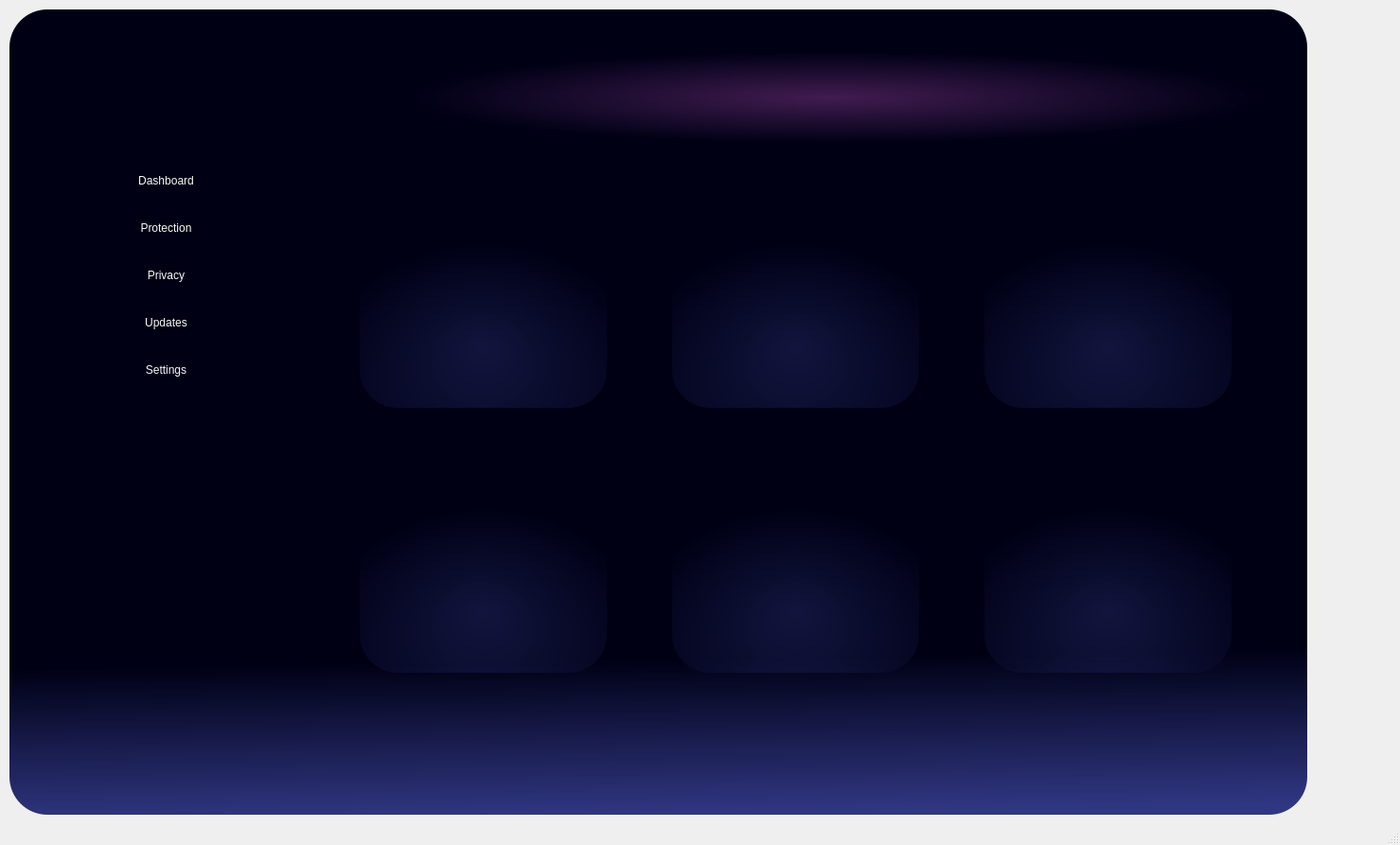
<?xml version="1.0" encoding="UTF-8"?>
<ui version="4.0">
 <class>MainWindow</class>
 <widget class="QMainWindow" name="MainWindow">
  <property name="geometry">
   <rect>
    <x>0</x>
    <y>0</y>
    <width>1479</width>
    <height>893</height>
   </rect>
  </property>
  <property name="windowTitle">
   <string>MainWindow</string>
  </property>
  <property name="styleSheet">
   <string notr="true">QPushButton#pushbutton{
	border-radius:30px;
}</string>
  </property>
  <widget class="QWidget" name="centralwidget">
   <widget class="QWidget" name="Background" native="true">
    <property name="geometry">
     <rect>
      <x>10</x>
      <y>10</y>
      <width>1371</width>
      <height>851</height>
     </rect>
    </property>
    <property name="styleSheet">
     <string notr="true">border-radius:10px;
background-color: qlineargradient(spread:pad, x1:0.477, y1:1, x2:0.472, y2:0.807227, stop:0 rgba(48, 55, 130, 255), stop:1 rgba(0, 0, 21, 255));
border-radius:40px;

</string>
    </property>
    <widget class="QLabel" name="Background_image">
     <property name="geometry">
      <rect>
       <x>0</x>
       <y>0</y>
       <width>1371</width>
       <height>771</height>
      </rect>
     </property>
     <property name="styleSheet">
      <string notr="true">background-color: transparent;
border-radius:40px;
</string>
     </property>
     <property name="text">
      <string/>
     </property>
     <property name="pixmap">
      <pixmap>background2.png</pixmap>
     </property>
     <property name="scaledContents">
      <bool>true</bool>
     </property>
    </widget>
    <widget class="QPushButton" name="Home_button">
     <property name="geometry">
      <rect>
       <x>40</x>
       <y>160</y>
       <width>251</width>
       <height>41</height>
      </rect>
     </property>
     <property name="styleSheet">
      <string notr="true">font:9pt &quot;Long Fox&quot;;
background-color:rgba(0,0,0,15);
color:#f9f9f9;
border-radius:20px;</string>
     </property>
     <property name="text">
      <string>Dashboard</string>
     </property>
     <property name="icon">
      <iconset resource="../Resturent App/Resources.qrc">
       <normaloff>:/Svg White/Svg/Home.svg</normaloff>:/Svg White/Svg/Home.svg</iconset>
     </property>
     <property name="iconSize">
      <size>
       <width>30</width>
       <height>30</height>
      </size>
     </property>
     <property name="checkable">
      <bool>true</bool>
     </property>
    </widget>
    <widget class="QPushButton" name="Home_button_2">
     <property name="geometry">
      <rect>
       <x>40</x>
       <y>210</y>
       <width>251</width>
       <height>41</height>
      </rect>
     </property>
     <property name="styleSheet">
      <string notr="true">font:9pt &quot;Long Fox&quot;;
background-color:rgba(0,0,0,15);
color:#f9f9f9;
border-radius:20px;</string>
     </property>
     <property name="text">
      <string>Protection</string>
     </property>
     <property name="icon">
      <iconset resource="../Resturent App/Resources.qrc">
       <normaloff>:/Svg White/Svg/Notifications.svg</normaloff>:/Svg White/Svg/Notifications.svg</iconset>
     </property>
     <property name="iconSize">
      <size>
       <width>30</width>
       <height>30</height>
      </size>
     </property>
     <property name="checkable">
      <bool>true</bool>
     </property>
    </widget>
    <widget class="QPushButton" name="Home_button_3">
     <property name="geometry">
      <rect>
       <x>40</x>
       <y>260</y>
       <width>251</width>
       <height>41</height>
      </rect>
     </property>
     <property name="styleSheet">
      <string notr="true">font:9pt &quot;Long Fox&quot;;
background-color:rgba(0,0,0,15);
color:#f9f9f9;
border-radius:20px;</string>
     </property>
     <property name="text">
      <string>Privacy</string>
     </property>
     <property name="icon">
      <iconset resource="../Resturent App/Resources.qrc">
       <normaloff>:/Svg White/Svg/Services.svg</normaloff>:/Svg White/Svg/Services.svg</iconset>
     </property>
     <property name="iconSize">
      <size>
       <width>30</width>
       <height>30</height>
      </size>
     </property>
     <property name="checkable">
      <bool>true</bool>
     </property>
    </widget>
    <widget class="QPushButton" name="Home_button_4">
     <property name="geometry">
      <rect>
       <x>40</x>
       <y>310</y>
       <width>251</width>
       <height>41</height>
      </rect>
     </property>
     <property name="styleSheet">
      <string notr="true">font:9pt &quot;Long Fox&quot;;
background-color:rgba(0,0,0,15);
color:#f9f9f9;
border-radius:20px;</string>
     </property>
     <property name="text">
      <string>Updates</string>
     </property>
     <property name="icon">
      <iconset resource="../Resturent App/Resources.qrc">
       <normaloff>:/Svg White/Svg/Payments.svg</normaloff>:/Svg White/Svg/Payments.svg</iconset>
     </property>
     <property name="iconSize">
      <size>
       <width>30</width>
       <height>30</height>
      </size>
     </property>
     <property name="checkable">
      <bool>true</bool>
     </property>
    </widget>
    <widget class="QPushButton" name="Home_button_5">
     <property name="geometry">
      <rect>
       <x>40</x>
       <y>360</y>
       <width>251</width>
       <height>41</height>
      </rect>
     </property>
     <property name="styleSheet">
      <string notr="true">font:9pt &quot;Long Fox&quot;;
background-color:rgba(0,0,0,15);
color:#f9f9f9;
border-radius:20px;</string>
     </property>
     <property name="text">
      <string>Settings</string>
     </property>
     <property name="icon">
      <iconset resource="../Resturent App/Resources.qrc">
       <normaloff>:/Svg White/Svg/Settings.svg</normaloff>:/Svg White/Svg/Settings.svg</iconset>
     </property>
     <property name="iconSize">
      <size>
       <width>30</width>
       <height>30</height>
      </size>
     </property>
     <property name="checkable">
      <bool>true</bool>
     </property>
    </widget>
    <widget class="QStackedWidget" name="stackedWidget">
     <property name="geometry">
      <rect>
       <x>320</x>
       <y>170</y>
       <width>1021</width>
       <height>571</height>
      </rect>
     </property>
     <property name="styleSheet">
      <string notr="true">background-color: transparent;</string>
     </property>
     <property name="currentIndex">
      <number>0</number>
     </property>
     <widget class="QWidget" name="page">
      <widget class="QPushButton" name="pushButton_6">
       <property name="geometry">
        <rect>
         <x>710</x>
         <y>300</y>
         <width>261</width>
         <height>231</height>
        </rect>
       </property>
       <property name="styleSheet">
        <string notr="true">background-color: qradialgradient(spread:pad, cx:0.5, cy:0.977, radius:0.729, fx:0.500025, fy:0.716, stop:0 rgba(48, 55, 130, 94), stop:1 rgba(0, 0, 21, 255));</string>
       </property>
       <property name="text">
        <string/>
       </property>
      </widget>
      <widget class="QPushButton" name="pushButton_3">
       <property name="geometry">
        <rect>
         <x>380</x>
         <y>20</y>
         <width>261</width>
         <height>231</height>
        </rect>
       </property>
       <property name="styleSheet">
        <string notr="true">background-color: qradialgradient(spread:pad, cx:0.5, cy:0.977, radius:0.729, fx:0.500025, fy:0.716, stop:0 rgba(48, 55, 130, 94), stop:1 rgba(0, 0, 21, 255));</string>
       </property>
       <property name="text">
        <string/>
       </property>
      </widget>
      <widget class="QPushButton" name="pushButton_5">
       <property name="geometry">
        <rect>
         <x>710</x>
         <y>20</y>
         <width>261</width>
         <height>231</height>
        </rect>
       </property>
       <property name="styleSheet">
        <string notr="true">background-color: qradialgradient(spread:pad, cx:0.5, cy:0.977, radius:0.729, fx:0.500025, fy:0.716, stop:0 rgba(48, 55, 130, 94), stop:1 rgba(0, 0, 21, 255));</string>
       </property>
       <property name="text">
        <string/>
       </property>
      </widget>
      <widget class="QPushButton" name="pushButton_4">
       <property name="geometry">
        <rect>
         <x>380</x>
         <y>300</y>
         <width>261</width>
         <height>231</height>
        </rect>
       </property>
       <property name="styleSheet">
        <string notr="true">background-color: qradialgradient(spread:pad, cx:0.5, cy:0.977, radius:0.729, fx:0.500025, fy:0.716, stop:0 rgba(48, 55, 130, 94), stop:1 rgba(0, 0, 21, 255));</string>
       </property>
       <property name="text">
        <string/>
       </property>
      </widget>
      <widget class="QPushButton" name="pushButton_2">
       <property name="geometry">
        <rect>
         <x>50</x>
         <y>300</y>
         <width>261</width>
         <height>231</height>
        </rect>
       </property>
       <property name="styleSheet">
        <string notr="true">background-color: qradialgradient(spread:pad, cx:0.5, cy:0.977, radius:0.729, fx:0.500025, fy:0.716, stop:0 rgba(48, 55, 130, 94), stop:1 rgba(0, 0, 21, 255));</string>
       </property>
       <property name="text">
        <string/>
       </property>
      </widget>
      <widget class="QPushButton" name="pushButton">
       <property name="geometry">
        <rect>
         <x>50</x>
         <y>20</y>
         <width>261</width>
         <height>231</height>
        </rect>
       </property>
       <property name="styleSheet">
        <string notr="true">background-color: qradialgradient(spread:pad, cx:0.5, cy:0.977, radius:0.729, fx:0.500025, fy:0.716, stop:0 rgba(48, 55, 130, 94), stop:1 rgba(0, 0, 21, 255));</string>
       </property>
       <property name="text">
        <string/>
       </property>
      </widget>
     </widget>
     <widget class="QWidget" name="page_2"/>
    </widget>
    <widget class="QPushButton" name="pushButton_7">
     <property name="geometry">
      <rect>
       <x>320</x>
       <y>30</y>
       <width>1021</width>
       <height>111</height>
      </rect>
     </property>
     <property name="styleSheet">
      <string notr="true">background-color: qradialgradient(spread:pad, cx:0.539801, cy:0.568, radius:0.438, fx:0.535184, fy:0.568, stop:0 rgba(79, 34, 93, 209), stop:1 rgba(0, 0, 21, 255));</string>
     </property>
     <property name="text">
      <string/>
     </property>
    </widget>
   </widget>
  </widget>
  <widget class="QStatusBar" name="statusbar"/>
 </widget>
 <resources>
  <include location="../Resturent App/Resources.qrc"/>
 </resources>
 <connections/>
</ui>
